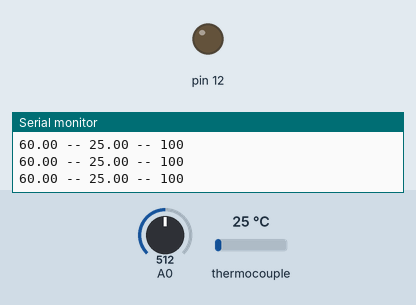
Bench run of a sketch on a simulated Arduino Uno, built with avr-gcc and run on an emulated ATmega328P. On the bench: output pins drawn as LEDs (lit = HIGH), the last lines printed to the serial monitor. The inputs (shaded band) are chosen by the test bench; at power-on: thermocouple 25 °C, A0 = 512.

Above: at 2.2 s.
2.3 s: thermocouple set to 150 °C
At 4.6 s:
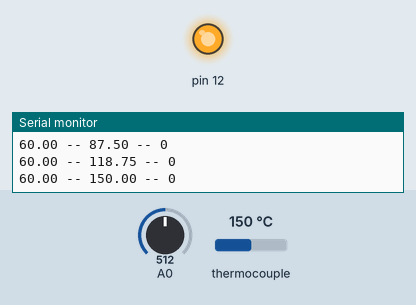
5.0 s: thermocouple set to 6 °C
At 7.3 s:
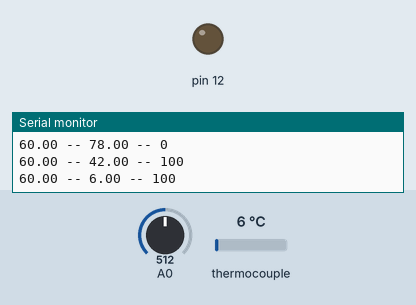
8.0 s: thermocouple set to 75 °C
11.0 s: thermocouple set to 2 °C
At 11.4 s:
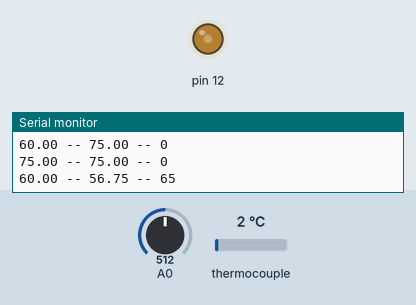
Timing chart, 0 to 14.0 s (numbered marks = the images above; inputs shaded):
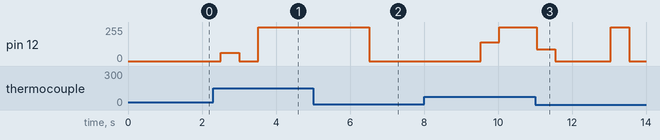

Measured:
- after the input at 5.0 s, pin 12: 255/255 → 0/255 after 1.5 s
- after the input at 11.0 s, pin 12: 255/255 → 89/255 at once, → 0/255 0.50 s later, → 255/255 1.5 s later, → 0/255 0.50 s later

The sketch:

dimmer_proportional.ino
```cpp
#include "RBDdimmer.h"
#include "max6675.h"
#define window 4
int thermoDO = 6;
int thermoCS = 7;
int thermoCLK = 8;

dimmerLamp dimmer(12);
MAX6675 thermocouple(thermoCLK, thermoCS, thermoDO);

float setPoint = 0;
float temp[window];
int pos = 0;
float T = 0;
int power = 100;
float e = 0;

int setPower(float err){
    float p = 20*err;
    if (p > 100) p = 100;
    if (p < 0) p = 0;
    return (int)p;
}

void setup() {
    Serial.begin(9600);
    for(int i = 0; i<window;i++){
        temp[i] = thermocouple.readCelsius();
    }
    dimmer.begin(NORMAL_MODE, ON);
    delay(1000);
}

void loop() {
    setPoint = map(analogRead(0), 0, 1023, 30, 90);
    temp[pos] = thermocouple.readCelsius();
    if (pos++ == window) pos = 0;
    T = 0;
    for(int i = 0; i<window; i++){
        T += temp[i];
    }
    T /= window;
    e = setPoint - T;
    power = setPower(e);
    Serial.print(setPoint);
    Serial.print(" -- ");
    Serial.print(T);
    Serial.print(" -- ");
    dimmer.setPower(100-power);
    Serial.println(power);
    delay(500);
}
```
